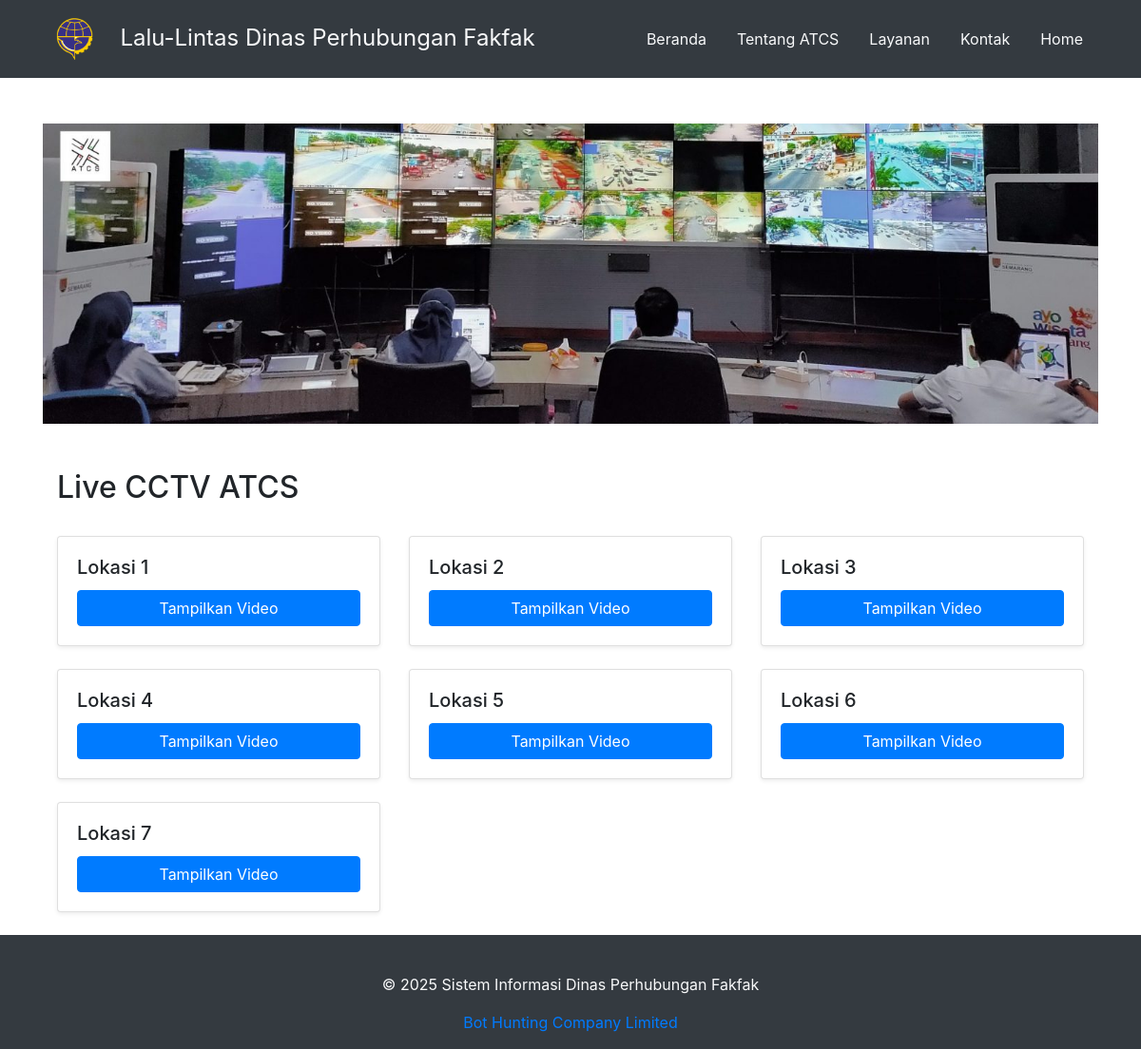
Before: /lalin/live.php with the older database file.
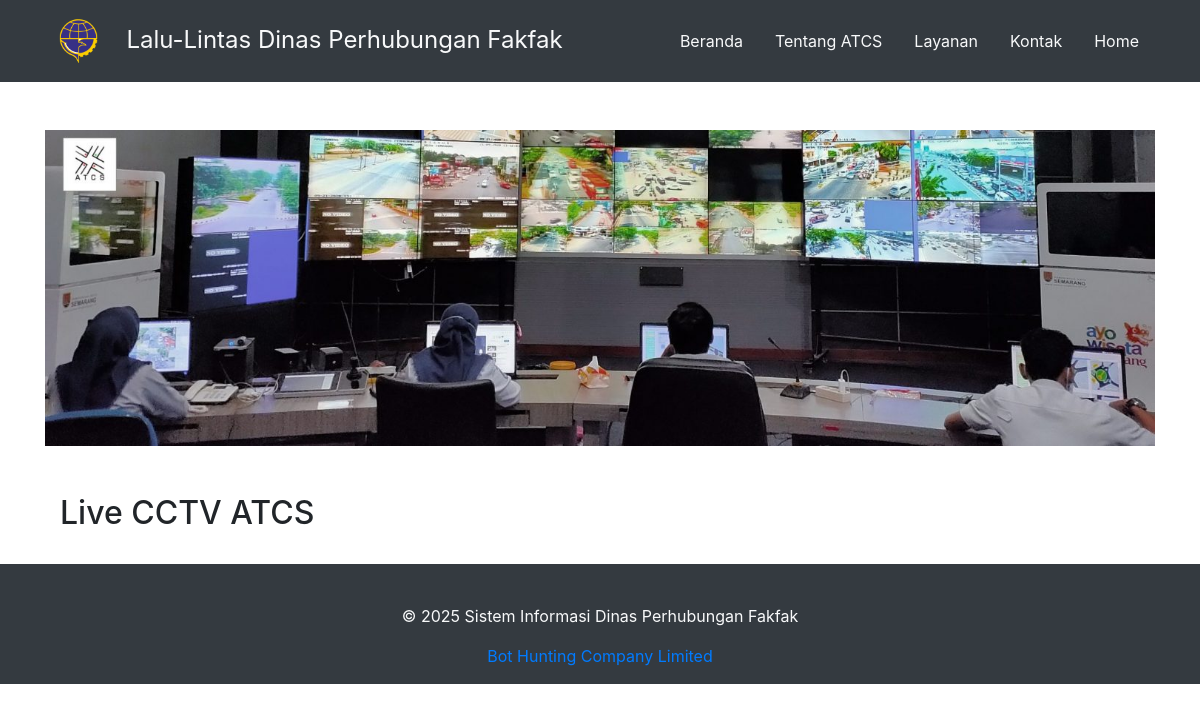
After: the same page with the newer database file.
### tables this page shows
CREATE TABLE `video_cctv` (
  `id` int NOT NULL,
  `lokasi` varchar(255) NOT NULL,
  `link_embed` text NOT NULL
);

### lalin/live.php (the view, shortened to what this page needs)
<?php
include "header.php";
require 'koneksi.php';
$stmt = $conn->prepare("SELECT * FROM video_cctv ORDER BY id ASC");
$stmt->execute();
$videos = $stmt->get_result();
?>
<div class="banner">
    <img src="images/atcs.jpg" alt="ATCS" class="img-fluid">
</div>
<div class="main-content">
    <div class="container mt-5">
        <div class="d-flex justify-content-between align-items-center mb-4">
            <h2>Live CCTV ATCS</h2>
        </div>
        <div class="row">
            <?php while ($video = $videos->fetch_assoc()): ?>
                <div class="col-md-4 mb-4">
                    <div class="card shadow-sm">
                        <div class="card-body">
                            <h5 class="card-title"><?= htmlspecialchars($video['lokasi']) ?></h5>
                            <div class="d-grid gap-2">
                                <button type="button" class="btn btn-primary open-video"
                                    data-src="<?= htmlspecialchars($video['link_embed']) ?>"
                                    data-lokasi="<?= htmlspecialchars($video['lokasi']) ?>">Tampilkan Video</button>
                            </div>
                        </div>
                    </div>
                </div>
            <?php endwhile; ?>
        </div>
    </div>
</div>
<?php include "footer.php"; ?>

### lalin/header.php (shortened to what this page needs)
<?php
$logged_in = false;
$role = '';
?>
<!DOCTYPE html>
<html lang="en">
<head>
    <link rel="stylesheet" href="https://cdn.jsdelivr.net/npm/bootstrap@5.2.3/dist/css/bootstrap.min.css">
    <link rel="stylesheet" href="https://stackpath.bootstrapcdn.com/bootstrap/4.5.2/css/bootstrap.min.css">
</head>
<body>
    <header class="container-fluid bg-dark text-light py-3">
        <div class="container d-flex align-items-center justify-content-between">
            <a href="index.php" class="text-light text-decoration-none fs-4">
                <img src="images/logo.png" alt="Logo" height="50" class="me-2">
                Lalu-Lintas Dinas Perhubungan Fakfak
            </a>
            <nav class="nav">
                <a class="nav-link text-light" href="index.php">Beranda</a>
                <a class="nav-link text-light" href="tentang_atcs.php">Tentang ATCS</a>
                <a class="nav-link text-light" href="layanan.php">Layanan</a>
                <a class="nav-link text-light" href="kontak.php">Kontak</a>
                <?php if ($logged_in): ?>
                    <?php if ($role === 'Kepala'): ?>
                        <a class="nav-link text-light" href="dishub/lalin/live.php">Live CCTV</a>
                        <a class="nav-link text-light" href="dishub/lalin/tambah_video.php">Tambah Video</a>
                    <?php endif; ?>
                    <a class="nav-link text-light" href="../index.php">Home</a>
                <?php else: ?>
                    <a class="nav-link text-light" href="../index.php">Home</a>
                <?php endif; ?>
            </nav>
        </div>
    </header>
    <div class="container mt-5">

### lalin/footer.php (shortened to what this page needs)
</div>
<footer class="container-fluid bg-dark text-light py-3">
    <div class="container copyright text-center mt-4">
        <p>&copy; <?php echo date("Y"); ?> Sistem Informasi Dinas Perhubungan Fakfak</p>
        <div class="credits">
            <a href="https://flying-classy-sage.glitch.me/" target="_blank" rel="noopener noreferrer">
                Bot Hunting Company Limited
            </a>
        </div>
    </div>
</footer>
</body>
</html>

Changed rows visible on the page:
removed video_cctv: lokasi "Lokasi 1"
removed video_cctv: lokasi "Lokasi 2"
removed video_cctv: lokasi "Lokasi 3"
removed video_cctv: lokasi "Lokasi 4"
removed video_cctv: lokasi "Lokasi 5"
removed video_cctv: lokasi "Lokasi 6"
removed video_cctv: lokasi "Lokasi 7"
